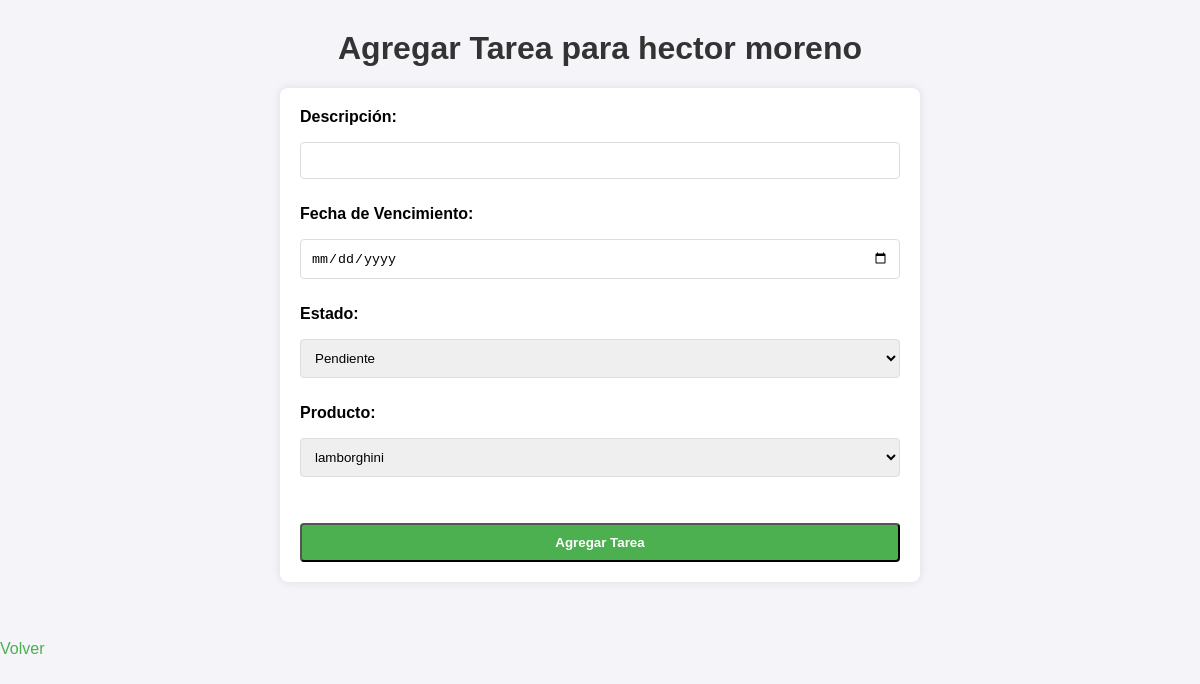
Page /add_tarea/2 on the earlier database version.
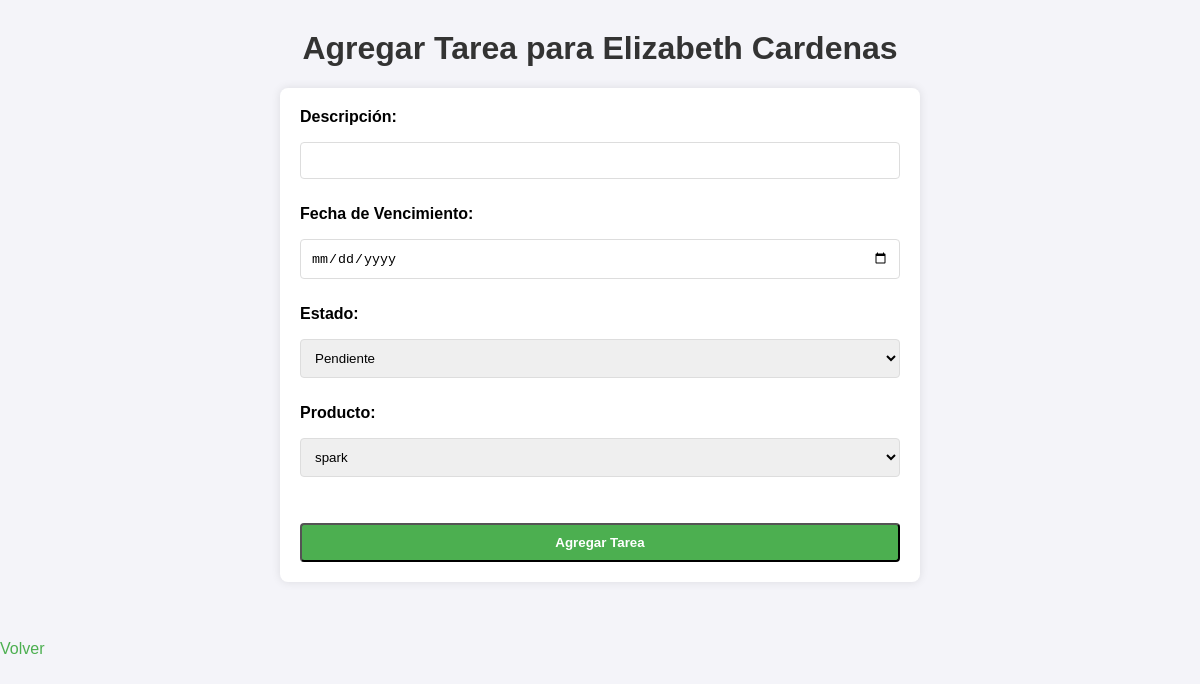
Same page on the later database version.
### app.py (models this page shows)
class Cliente(db.Model):
    id = db.Column(db.Integer, primary_key=True)
    nombre = db.Column(db.String(100), nullable=False)
    email = db.Column(db.String(100), unique=True, nullable=False)
    tipo_identificacion = db.Column(db.String(50), nullable=False)
    numero_identificacion = db.Column(db.String(50), unique=True, nullable=False)
    celular = db.Column(db.String(20), nullable=False)
    estado = db.Column(db.String(50), nullable=True, default='Nuevo')
    tareas = db.relationship('Tarea', backref='cliente', lazy=True)

### app.py (the view, shortened to what this page needs)
@app.route('/add_tarea/<int:cliente_id>', methods=['GET', 'POST'])
def add_tarea(cliente_id):
    cliente = Cliente.query.get_or_404(cliente_id)
    productos = Producto.query.all()
    return render_template('add_tarea.html', cliente=cliente, productos=productos)

### templates/add_tarea.html (shortened to what this page needs)
<!DOCTYPE html>
<html lang="es">
<head>
</head>
<body>
    <h1>Agregar Tarea para {{ cliente.nombre }}</h1>
    <form method="POST">
        <label>Descripción:</label>
        <input type="text" name="descripcion" required><br><br>
        <label>Fecha de Vencimiento:</label>
        <input type="date" name="fecha_vencimiento" required><br><br>
        <label>Estado:</label>
        <select name="estado" required>
            <option value="Pendiente">Pendiente</option>
        </select><br><br>
        <label>Producto:</label>
        <select name="valor" required>
            {% for producto in productos %}
                <option value="{{ producto.id }}">{{ producto.nombre }}</option>
            {% endfor %}
        </select><br><br>
        <button type="submit">Agregar Tarea</button>
    </form>
    <br>
    <a href="{{ url_for('tareas_cliente', cliente_id=cliente.id) }}">Volver</a>
</body>
</html>

Differences in the rows shown:
changed Cliente: nombre "hector moreno" → "Elizabeth Cardenas"
Other differences:
form field valor: "lamborghini" → "spark"
